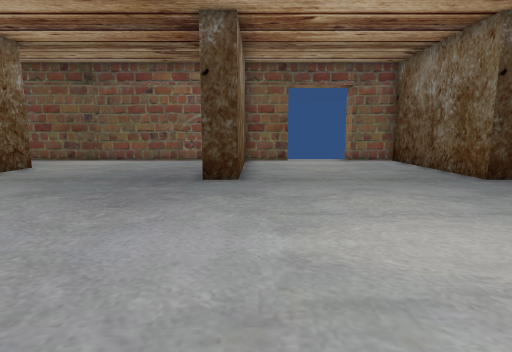
View 1 (above)

24 first-person views from a walk through a Unity game level. The camera is 1.3 m above the floor, tilts 8° down and sees 80° across. The floor is counted in squares, 1 m on a side. Each view is taken from the middle of a square. On the plan, view 1 faces up. The plan holds only what a view shows up to about 14 squares ahead; the rest is blank. The place goes on beyond the plan. The player character is not drawn. Some surface patterns are stand-ins.

View 2
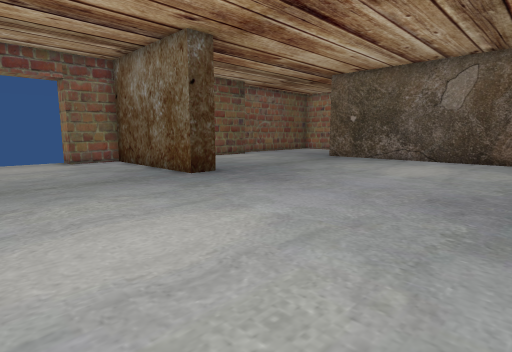

View 3
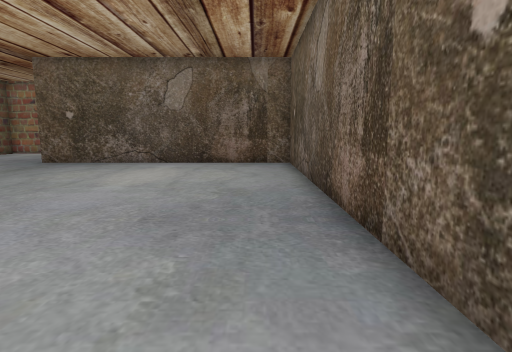

View 4
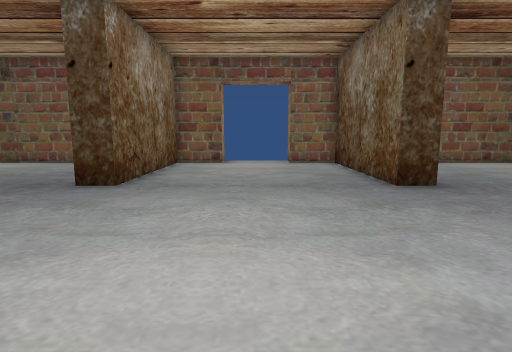

View 5
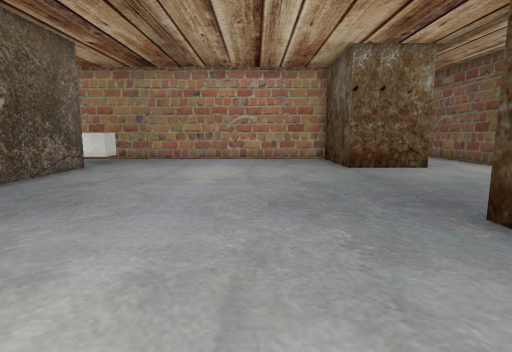

View 6
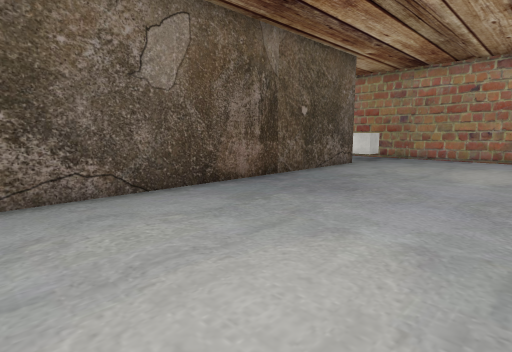

View 7
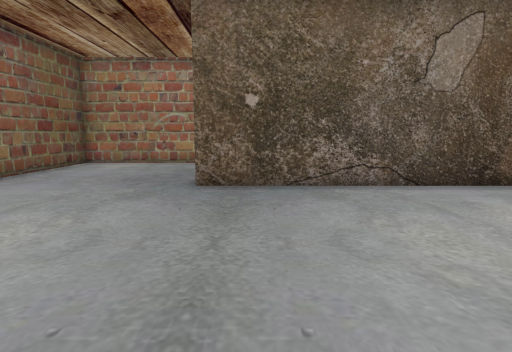

View 8
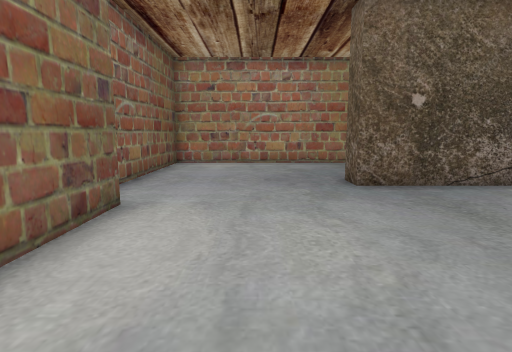

View 9
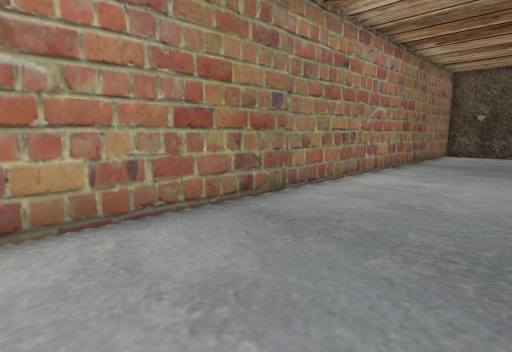

View 10
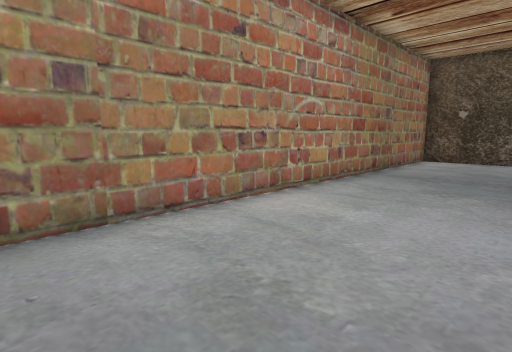

View 11
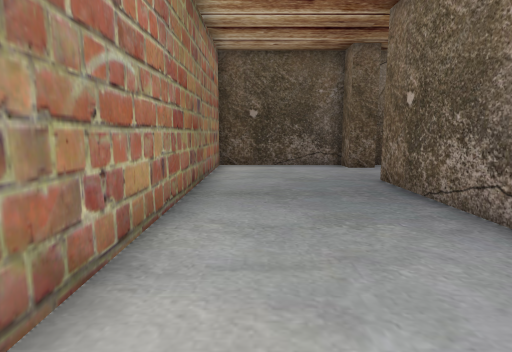

View 12
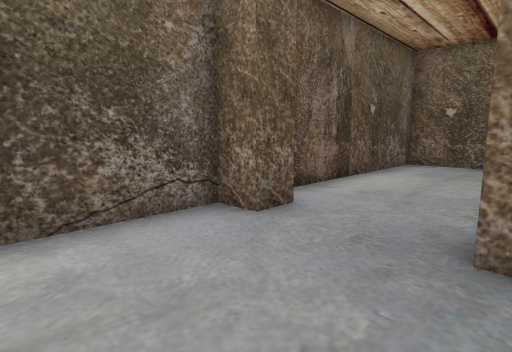

View 13
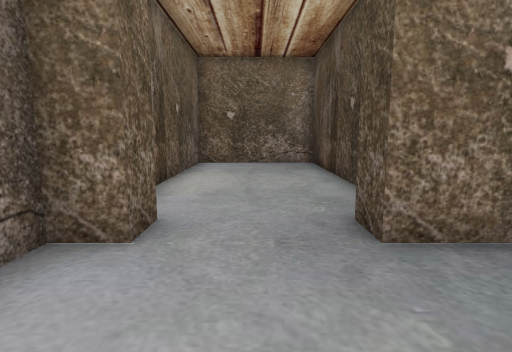

View 14
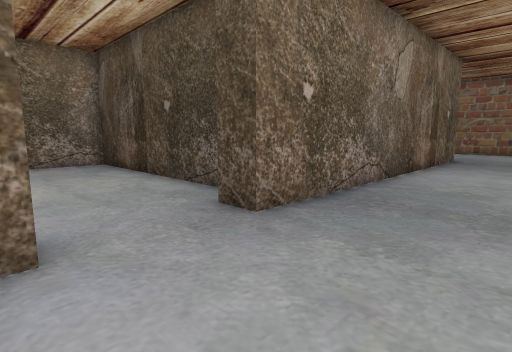

View 15
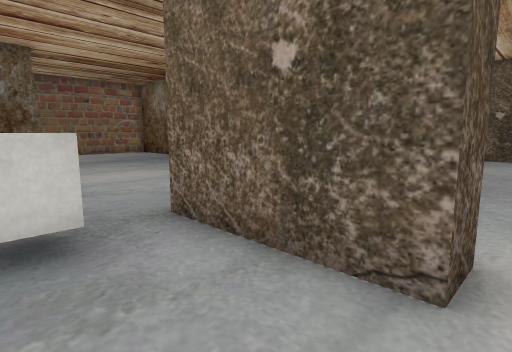

View 16
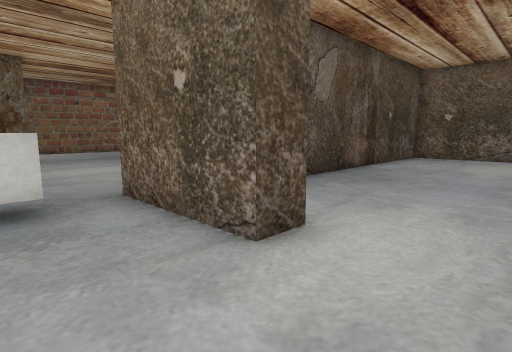

View 17
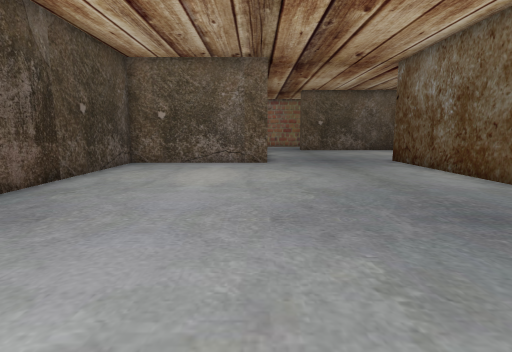

View 18
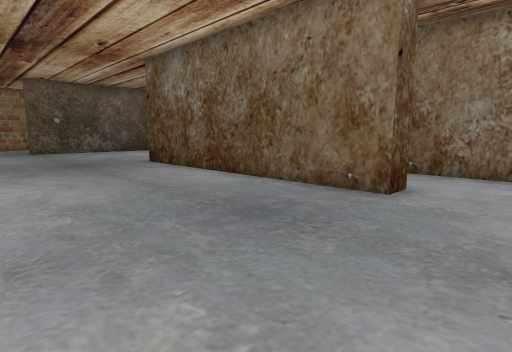

View 19
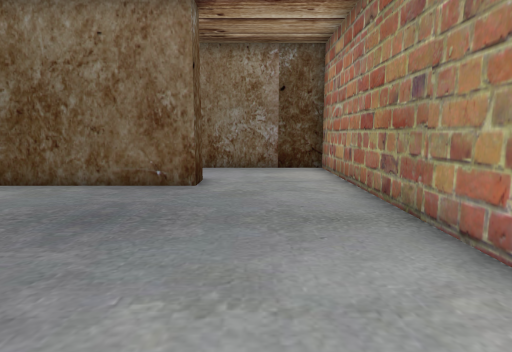

View 20
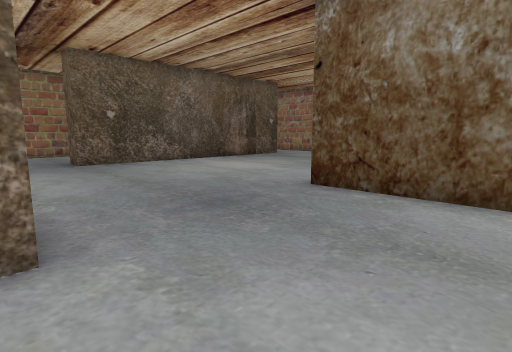

View 21
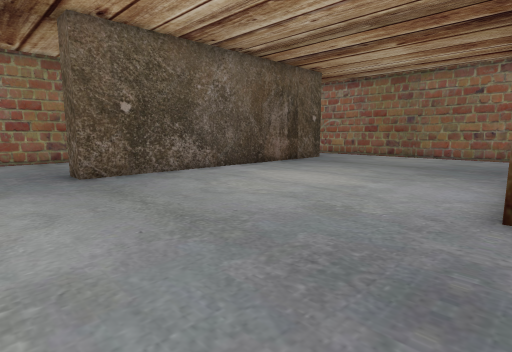

View 22
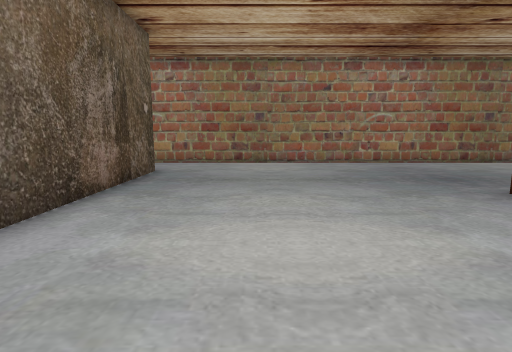

View 23
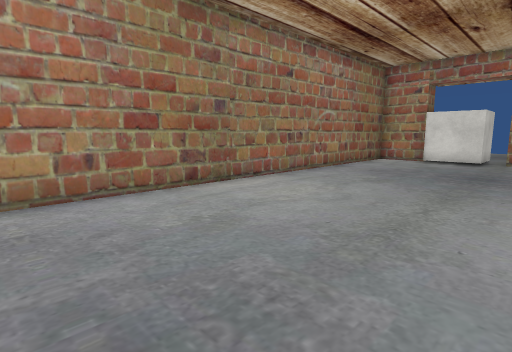

View 24
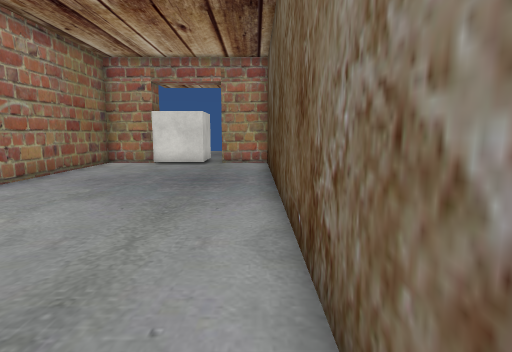

### Floor plan
Points are (right, up) in squares from view 1. A wall is a line through its corners. A room is listed if a view was taken in it or the views show most of it. See-through windows are left out.
Room 1 (views 1, 2, 3, 4, 5, 6, 7, 8, 9, 10, 11, 12, 13, 14, 15, 16)
walls: (7.6, 8.5) (6.5, 8.5) (6.5, 14.5) (4.5, 14.5) (4.5, 15.5); (1.5, 15.1) (1.5, 14.5) (-0.5, 14.5) (-0.5, 8.5) (-1.5, 8.5); (15.2, -2.5) (7.5, -2.5) (7.5, -7.5) (16.1, -7.5); (14.5, 14.5) (11, 14.5); (-5, 14.5) (-11.2, 14.5); (16.4, -6.5) (17.5, -6.5) (17.5, -7.5) (22.5, -7.5) (22.5, 15.5) (16.6, 15.5); (-8.5, 11.6) (-8.5, 8.5) (-11.1, 8.5); (-7.4, -5.5) (-8.5, -5.5) (-8.5, -1.5) (16.5, -1.5) (16.5, 9.5) (17.5, 9.5) (17.5, -3.5) (16.5, -3.5)
ways out: opening at (-8, -7) to room 2
objects: cube (-11, -2) to (-10, -2)
Room 2 (views 17, 18, 19, 20, 21, 22, 23, 24)
walls: (5.5, -19.5) (-6.8, -19.5); (6.5, -8.6) (6.5, -2.5) (-3.4, -2.5); (-3.5, -15.6) (-3.5, -14.5) (7.5, -14.5); (16.5, -23.5) (16.5, -11.5) (17.5, -11.5); (-7.5, -19.4) (-7.5, -21.5); (-7.5, -9.8) (-7.5, -18.5) (-2.5, -18.5); (-7.5, -24.5) (-7.5, -26.5) (17.5, -26.5); (22.5, -12.8) (22.5, -10.4)
ways out: opening at (-8, -7) to room 1
objects: cube (-9, -24) to (-7, -22)

Positions as (right, up) in squares from view 1, and headings:
1: (0, 0), facing up
2: (1, 0), facing up-right
3: (3, 0), facing right
4: (3, 1), facing up
5: (3, 5), facing left
6: (4, 5), facing down-left
7: (9, 8), facing right
8: (9, 12), facing right
9: (18, 12), facing down-right
10: (18, 8), facing down-right
11: (21, 5), facing down
12: (21, -3), facing down-left
13: (21, -5), facing left
14: (21, -7), facing up-left
15: (-11, -6), facing up-right
16: (-11, -8), facing up-right
17: (-7, -8), facing right
18: (-6, -8), facing down-right
19: (-5, -7), facing down
20: (3, -8), facing down-right
21: (7, -9), facing down-right
22: (13, -13), facing down
23: (8, -20), facing down-left
24: (6, -20), facing left
